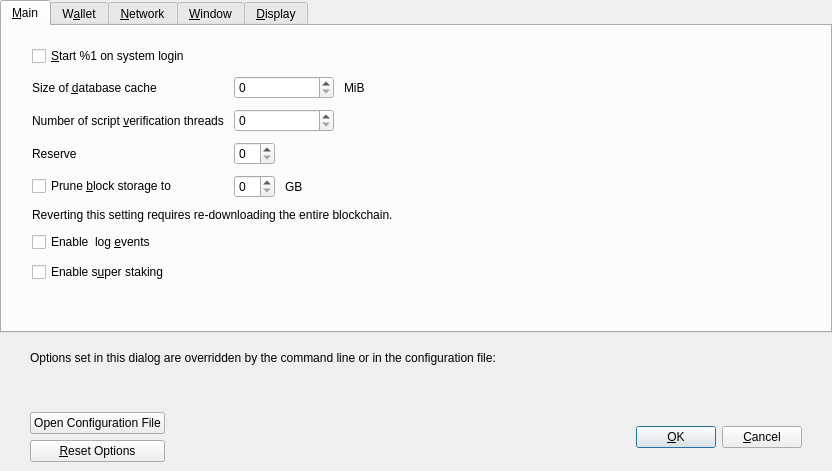
<?xml version="1.0" encoding="UTF-8"?>
<ui version="4.0">
 <class>OptionsDialog</class>
 <widget class="QDialog" name="OptionsDialog">
  <property name="geometry">
   <rect>
    <x>0</x>
    <y>0</y>
    <width>832</width>
    <height>471</height>
   </rect>
  </property>
  <property name="windowTitle">
   <string>Options</string>
  </property>
  <property name="modal">
   <bool>true</bool>
  </property>
  <layout class="QVBoxLayout" name="verticalLayout">
   <property name="leftMargin">
    <number>0</number>
   </property>
   <property name="topMargin">
    <number>0</number>
   </property>
   <property name="rightMargin">
    <number>0</number>
   </property>
   <property name="bottomMargin">
    <number>0</number>
   </property>
   <item>
    <widget class="QTabWidget" name="tabWidget">
     <property name="currentIndex">
      <number>0</number>
     </property>
     <widget class="QWidget" name="tabMain">
      <attribute name="title">
       <string>&amp;Main</string>
      </attribute>
      <layout class="QVBoxLayout" name="verticalLayout_3">
       <property name="spacing">
        <number>10</number>
       </property>
       <property name="leftMargin">
        <number>30</number>
       </property>
       <property name="topMargin">
        <number>20</number>
       </property>
       <property name="rightMargin">
        <number>30</number>
       </property>
       <property name="bottomMargin">
        <number>20</number>
       </property>
       <item>
        <widget class="QCheckBox" name="bitcoinAtStartup">
         <property name="toolTip">
          <string>Automatically start %1 after logging in to the system.</string>
         </property>
         <property name="text">
          <string>&amp;Start %1 on system login</string>
         </property>
        </widget>
       </item>
       <item>
        <layout class="QGridLayout" name="gridLayout">
         <property name="verticalSpacing">
          <number>10</number>
         </property>
         <item row="4" column="0" colspan="2">
          <widget class="QLabel" name="pruneWarning">
           <property name="text">
            <string>Reverting this setting requires re-downloading the entire blockchain.</string>
           </property>
           <property name="textFormat">
            <enum>Qt::PlainText</enum>
           </property>
          </widget>
         </item>
         <item row="1" column="0">
          <widget class="QLabel" name="threadsScriptVerifLabel">
           <property name="text">
            <string>Number of script &amp;verification threads</string>
           </property>
           <property name="textFormat">
            <enum>Qt::PlainText</enum>
           </property>
           <property name="buddy">
            <cstring>threadsScriptVerif</cstring>
           </property>
          </widget>
         </item>
         <item row="2" column="0">
          <widget class="QLabel" name="reserveBalanceLabel">
           <property name="text">
            <string>Reserve</string>
           </property>
           <property name="textFormat">
            <enum>Qt::PlainText</enum>
           </property>
           <property name="buddy">
            <cstring>threadsScriptVerif</cstring>
           </property>
          </widget>
         </item>
         <item row="0" column="1">
          <layout class="QHBoxLayout" name="horizontalLayout_2_Main">
           <item>
            <widget class="QSpinBox" name="databaseCache">
             <property name="minimumSize">
              <size>
               <width>100</width>
               <height>0</height>
              </size>
             </property>
            </widget>
           </item>
           <item>
            <widget class="QLabel" name="databaseCacheUnitLabel">
             <property name="text">
              <string>MiB</string>
             </property>
             <property name="textFormat">
              <enum>Qt::PlainText</enum>
             </property>
            </widget>
           </item>
           <item>
            <spacer name="horizontalSpacer_2_Main">
             <property name="orientation">
              <enum>Qt::Horizontal</enum>
             </property>
             <property name="sizeHint" stdset="0">
              <size>
               <width>40</width>
               <height>20</height>
              </size>
             </property>
            </spacer>
           </item>
          </layout>
         </item>
         <item row="0" column="0">
          <widget class="QLabel" name="databaseCacheLabel">
           <property name="text">
            <string>Size of &amp;database cache</string>
           </property>
           <property name="textFormat">
            <enum>Qt::PlainText</enum>
           </property>
           <property name="buddy">
            <cstring>databaseCache</cstring>
           </property>
          </widget>
         </item>
         <item row="2" column="1">
          <layout class="QHBoxLayout" name="horizontalLayout_3_Main_3">
           <item>
            <widget class="BitcoinAmountField" name="reserveBalance">
             <property name="toolTip">
              <string>Reserve amount that will not be used for staking</string>
             </property>
            </widget>
           </item>
           <item>
            <spacer name="horizontalSpacer_3_Main_3">
             <property name="orientation">
              <enum>Qt::Horizontal</enum>
             </property>
             <property name="sizeHint" stdset="0">
              <size>
               <width>40</width>
               <height>0</height>
              </size>
             </property>
            </spacer>
           </item>
          </layout>
         </item>
         <item row="1" column="1">
          <layout class="QHBoxLayout" name="horizontalLayout_3_Main">
           <item>
            <widget class="QSpinBox" name="threadsScriptVerif">
             <property name="minimumSize">
              <size>
               <width>100</width>
               <height>0</height>
              </size>
             </property>
             <property name="toolTip">
              <string>(0 = auto, &lt;0 = leave that many cores free)</string>
             </property>
            </widget>
           </item>
           <item>
            <spacer name="horizontalSpacer_3_Main">
             <property name="orientation">
              <enum>Qt::Horizontal</enum>
             </property>
             <property name="sizeHint" stdset="0">
              <size>
               <width>40</width>
               <height>20</height>
              </size>
             </property>
            </spacer>
           </item>
          </layout>
         </item>
         <item row="3" column="0">
          <widget class="QCheckBox" name="prune">
           <property name="toolTip">
            <string>Disables some advanced features but all blocks will still be fully validated. Reverting this setting requires re-downloading the entire blockchain. Actual disk usage may be somewhat higher.</string>
           </property>
           <property name="text">
            <string>Prune &amp;block storage to</string>
           </property>
          </widget>
         </item>
         <item row="3" column="1">
          <layout class="QHBoxLayout" name="horizontalLayout_Main_Prune">
           <item>
            <widget class="QSpinBox" name="pruneSize"/>
           </item>
           <item>
            <widget class="QLabel" name="pruneSizeUnitLabel">
             <property name="text">
              <string>GB</string>
             </property>
             <property name="textFormat">
              <enum>Qt::PlainText</enum>
             </property>
            </widget>
           </item>
           <item>
            <spacer name="horizontalSpacer_Main_Prune">
             <property name="orientation">
              <enum>Qt::Horizontal</enum>
             </property>
             <property name="sizeHint" stdset="0">
              <size>
               <width>40</width>
               <height>20</height>
              </size>
             </property>
            </spacer>
           </item>
          </layout>
         </item>
        </layout>
       </item>
       <item>
        <widget class="QCheckBox" name="logEvents">
         <property name="text">
          <string>Enable  log &amp;events</string>
         </property>
        </widget>
       </item>
       <item>
        <widget class="QCheckBox" name="superStaking">
         <property name="text">
          <string>Enable s&amp;uper staking</string>
         </property>
        </widget>
       </item>
       <item>
        <spacer name="verticalSpacer_Main">
         <property name="orientation">
          <enum>Qt::Vertical</enum>
         </property>
         <property name="sizeHint" stdset="0">
          <size>
           <width>20</width>
           <height>40</height>
          </size>
         </property>
        </spacer>
       </item>
      </layout>
     </widget>
     <widget class="QWidget" name="tabWallet">
      <attribute name="title">
       <string>W&amp;allet</string>
      </attribute>
      <layout class="QVBoxLayout" name="verticalLayout_Wallet">
       <property name="spacing">
        <number>10</number>
       </property>
       <property name="leftMargin">
        <number>30</number>
       </property>
       <property name="topMargin">
        <number>20</number>
       </property>
       <property name="rightMargin">
        <number>30</number>
       </property>
       <property name="bottomMargin">
        <number>20</number>
       </property>
       <item>
        <widget class="QGroupBox" name="groupBox">
         <property name="title">
          <string>Expert</string>
         </property>
         <layout class="QVBoxLayout" name="verticalLayout_2">
          <property name="spacing">
           <number>10</number>
          </property>
          <item>
           <widget class="QCheckBox" name="coinControlFeatures">
            <property name="toolTip">
             <string>Whether to show coin control features or not.</string>
            </property>
            <property name="text">
             <string>Enable coin &amp;control features</string>
            </property>
           </widget>
          </item>
          <item>
           <widget class="QCheckBox" name="spendZeroConfChange">
            <property name="toolTip">
             <string>If you disable the spending of unconfirmed change, the change from a transaction cannot be used until that transaction has at least one confirmation. This also affects how your balance is computed.</string>
            </property>
            <property name="text">
             <string>&amp;Spend unconfirmed change</string>
            </property>
           </widget>
          </item>
          <item>
           <widget class="QCheckBox" name="zeroBalanceAddressToken">
            <property name="text">
             <string>Enable &amp;zero balance for receiver token address</string>
            </property>
           </widget>
          </item>
          <item>
           <widget class="QCheckBox" name="useChangeAddress">
            <property name="text">
             <string>Use change &amp;address</string>
            </property>
           </widget>
          </item>
          <item>
           <widget class="QCheckBox" name="checkForUpdates">
            <property name="text">
             <string>Check for &amp;updates</string>
            </property>
           </widget>
          </item>
         </layout>
        </widget>
       </item>
       <item>
        <spacer name="verticalSpacer_Wallet">
         <property name="orientation">
          <enum>Qt::Vertical</enum>
         </property>
         <property name="sizeHint" stdset="0">
          <size>
           <width>20</width>
           <height>40</height>
          </size>
         </property>
        </spacer>
       </item>
      </layout>
     </widget>
     <widget class="QWidget" name="tabNetwork">
      <attribute name="title">
       <string>&amp;Network</string>
      </attribute>
      <layout class="QVBoxLayout" name="verticalLayout_Network">
       <property name="spacing">
        <number>10</number>
       </property>
       <property name="leftMargin">
        <number>30</number>
       </property>
       <property name="topMargin">
        <number>20</number>
       </property>
       <property name="rightMargin">
        <number>30</number>
       </property>
       <property name="bottomMargin">
        <number>20</number>
       </property>
       <item>
        <widget class="QCheckBox" name="mapPortUpnp">
         <property name="toolTip">
          <string>Automatically open the Revo client port on the router. This only works when your router supports UPnP and it is enabled.</string>
         </property>
         <property name="text">
          <string>Map port using &amp;UPnP</string>
         </property>
        </widget>
       </item>
       <item>
        <widget class="QCheckBox" name="allowIncoming">
         <property name="toolTip">
          <string>Accept connections from outside.</string>
         </property>
         <property name="text">
          <string>Allow incomin&amp;g connections</string>
         </property>
        </widget>
       </item>
       <item>
        <widget class="QCheckBox" name="connectSocks">
         <property name="toolTip">
          <string>Connect to the Revo network through a SOCKS5 proxy.</string>
         </property>
         <property name="text">
          <string>&amp;Connect through SOCKS5 proxy (default proxy):</string>
         </property>
        </widget>
       </item>
       <item>
        <layout class="QHBoxLayout" name="horizontalLayout_1_Network">
         <item>
          <widget class="QLabel" name="proxyIpLabel">
           <property name="text">
            <string>Proxy &amp;IP:</string>
           </property>
           <property name="textFormat">
            <enum>Qt::PlainText</enum>
           </property>
           <property name="buddy">
            <cstring>proxyIp</cstring>
           </property>
          </widget>
         </item>
         <item>
          <widget class="QValidatedLineEdit" name="proxyIp">
           <property name="minimumSize">
            <size>
             <width>140</width>
             <height>0</height>
            </size>
           </property>
           <property name="maximumSize">
            <size>
             <width>140</width>
             <height>16777215</height>
            </size>
           </property>
           <property name="toolTip">
            <string>IP address of the proxy (e.g. IPv4: 127.0.0.1 / IPv6: ::1)</string>
           </property>
          </widget>
         </item>
         <item>
          <widget class="QLabel" name="proxyPortLabel">
           <property name="text">
            <string>&amp;Port:</string>
           </property>
           <property name="textFormat">
            <enum>Qt::PlainText</enum>
           </property>
           <property name="buddy">
            <cstring>proxyPort</cstring>
           </property>
          </widget>
         </item>
         <item>
          <widget class="QLineEdit" name="proxyPort">
           <property name="minimumSize">
            <size>
             <width>55</width>
             <height>0</height>
            </size>
           </property>
           <property name="maximumSize">
            <size>
             <width>55</width>
             <height>16777215</height>
            </size>
           </property>
           <property name="toolTip">
            <string>Port of the proxy (e.g. 9050)</string>
           </property>
          </widget>
         </item>
         <item>
          <spacer name="horizontalSpacer_1_Network">
           <property name="orientation">
            <enum>Qt::Horizontal</enum>
           </property>
           <property name="sizeHint" stdset="0">
            <size>
             <width>40</width>
             <height>20</height>
            </size>
           </property>
          </spacer>
         </item>
        </layout>
       </item>
       <item>
        <layout class="QHBoxLayout" name="horizontalLayout_2_Network">
         <item>
          <widget class="QLabel" name="proxyActiveNets">
           <property name="text">
            <string>Used for reaching peers via:</string>
           </property>
           <property name="textFormat">
            <enum>Qt::PlainText</enum>
           </property>
          </widget>
         </item>
         <item>
          <widget class="QCheckBox" name="proxyReachIPv4">
           <property name="enabled">
            <bool>false</bool>
           </property>
           <property name="toolTip">
            <string>Shows if the supplied default SOCKS5 proxy is used to reach peers via this network type.</string>
           </property>
           <property name="text">
            <string/>
           </property>
          </widget>
         </item>
         <item>
          <widget class="QLabel" name="proxyReachIPv4Label">
           <property name="text">
            <string>IPv4</string>
           </property>
           <property name="textFormat">
            <enum>Qt::PlainText</enum>
           </property>
          </widget>
         </item>
         <item>
          <widget class="QCheckBox" name="proxyReachIPv6">
           <property name="enabled">
            <bool>false</bool>
           </property>
           <property name="toolTip">
            <string>Shows if the supplied default SOCKS5 proxy is used to reach peers via this network type.</string>
           </property>
           <property name="text">
            <string/>
           </property>
          </widget>
         </item>
         <item>
          <widget class="QLabel" name="proxyReachIPv6Label">
           <property name="text">
            <string>IPv6</string>
           </property>
           <property name="textFormat">
            <enum>Qt::PlainText</enum>
           </property>
          </widget>
         </item>
         <item>
          <widget class="QCheckBox" name="proxyReachTor">
           <property name="enabled">
            <bool>false</bool>
           </property>
           <property name="toolTip">
            <string>Shows if the supplied default SOCKS5 proxy is used to reach peers via this network type.</string>
           </property>
           <property name="text">
            <string/>
           </property>
          </widget>
         </item>
         <item>
          <widget class="QLabel" name="proxyReachTorLabel">
           <property name="text">
            <string>Tor</string>
           </property>
           <property name="textFormat">
            <enum>Qt::PlainText</enum>
           </property>
          </widget>
         </item>
         <item>
          <spacer name="horizontalSpacer_2_Network">
           <property name="orientation">
            <enum>Qt::Horizontal</enum>
           </property>
           <property name="sizeHint" stdset="0">
            <size>
             <width>40</width>
             <height>20</height>
            </size>
           </property>
          </spacer>
         </item>
        </layout>
       </item>
       <item>
        <widget class="QCheckBox" name="connectSocksTor">
         <property name="toolTip">
          <string>Connect to the Revo network through a separate SOCKS5 proxy for Tor hidden services.</string>
         </property>
         <property name="text">
          <string>Use separate SOCKS&amp;5 proxy to reach peers via Tor hidden services:</string>
         </property>
        </widget>
       </item>
       <item>
        <layout class="QHBoxLayout" name="horizontalLayout_3_Network">
         <item>
          <widget class="QLabel" name="proxyIpTorLabel">
           <property name="text">
            <string>Proxy &amp;IP:</string>
           </property>
           <property name="textFormat">
            <enum>Qt::PlainText</enum>
           </property>
           <property name="buddy">
            <cstring>proxyIpTor</cstring>
           </property>
          </widget>
         </item>
         <item>
          <widget class="QValidatedLineEdit" name="proxyIpTor">
           <property name="minimumSize">
            <size>
             <width>140</width>
             <height>0</height>
            </size>
           </property>
           <property name="maximumSize">
            <size>
             <width>140</width>
             <height>16777215</height>
            </size>
           </property>
           <property name="toolTip">
            <string>IP address of the proxy (e.g. IPv4: 127.0.0.1 / IPv6: ::1)</string>
           </property>
          </widget>
         </item>
         <item>
          <widget class="QLabel" name="proxyPortTorLabel">
           <property name="text">
            <string>&amp;Port:</string>
           </property>
           <property name="textFormat">
            <enum>Qt::PlainText</enum>
           </property>
           <property name="buddy">
            <cstring>proxyPortTor</cstring>
           </property>
          </widget>
         </item>
         <item>
          <widget class="QLineEdit" name="proxyPortTor">
           <property name="minimumSize">
            <size>
             <width>55</width>
             <height>0</height>
            </size>
           </property>
           <property name="maximumSize">
            <size>
             <width>55</width>
             <height>16777215</height>
            </size>
           </property>
           <property name="toolTip">
            <string>Port of the proxy (e.g. 9050)</string>
           </property>
          </widget>
         </item>
         <item>
          <spacer name="horizontalSpacer_4_Network">
           <property name="orientation">
            <enum>Qt::Horizontal</enum>
           </property>
           <property name="sizeHint" stdset="0">
            <size>
             <width>40</width>
             <height>20</height>
            </size>
           </property>
          </spacer>
         </item>
        </layout>
       </item>
       <item>
        <spacer name="verticalSpacer_Network">
         <property name="orientation">
          <enum>Qt::Vertical</enum>
         </property>
         <property name="sizeHint" stdset="0">
          <size>
           <width>20</width>
           <height>40</height>
          </size>
         </property>
        </spacer>
       </item>
      </layout>
     </widget>
     <widget class="QWidget" name="tabWindow">
      <attribute name="title">
       <string>&amp;Window</string>
      </attribute>
      <layout class="QVBoxLayout" name="verticalLayout_Window">
       <property name="spacing">
        <number>10</number>
       </property>
       <property name="leftMargin">
        <number>30</number>
       </property>
       <property name="topMargin">
        <number>20</number>
       </property>
       <property name="rightMargin">
        <number>30</number>
       </property>
       <property name="bottomMargin">
        <number>20</number>
       </property>
       <item>
        <widget class="QCheckBox" name="hideTrayIcon">
         <property name="toolTip">
          <string>Hide the icon from the system tray.</string>
         </property>
         <property name="text">
          <string>&amp;Hide tray icon</string>
         </property>
        </widget>
       </item>
       <item>
        <widget class="QCheckBox" name="minimizeToTray">
         <property name="toolTip">
          <string>Show only a tray icon after minimizing the window.</string>
         </property>
         <property name="text">
          <string>&amp;Minimize to the tray instead of the taskbar</string>
         </property>
        </widget>
       </item>
       <item>
        <widget class="QCheckBox" name="minimizeOnClose">
         <property name="toolTip">
          <string>Minimize instead of exit the application when the window is closed. When this option is enabled, the application will be closed only after selecting Exit in the menu.</string>
         </property>
         <property name="text">
          <string>M&amp;inimize on close</string>
         </property>
        </widget>
       </item>
       <item>
        <spacer name="verticalSpacer_Window">
         <property name="orientation">
          <enum>Qt::Vertical</enum>
         </property>
         <property name="sizeHint" stdset="0">
          <size>
           <width>20</width>
           <height>40</height>
          </size>
         </property>
        </spacer>
       </item>
      </layout>
     </widget>
     <widget class="QWidget" name="tabDisplay">
      <attribute name="title">
       <string>&amp;Display</string>
      </attribute>
      <layout class="QVBoxLayout" name="verticalLayout_Display">
       <property name="spacing">
        <number>10</number>
       </property>
       <property name="leftMargin">
        <number>30</number>
       </property>
       <property name="topMargin">
        <number>20</number>
       </property>
       <property name="rightMargin">
        <number>30</number>
       </property>
       <property name="bottomMargin">
        <number>20</number>
       </property>
       <item>
        <layout class="QGridLayout" name="gridLayout_2">
         <property name="verticalSpacing">
          <number>10</number>
         </property>
         <item row="0" column="0">
          <widget class="QLabel" name="langLabel">
           <property name="text">
            <string>User Interface &amp;language:</string>
           </property>
           <property name="textFormat">
            <enum>Qt::PlainText</enum>
           </property>
           <property name="buddy">
            <cstring>lang</cstring>
           </property>
          </widget>
         </item>
         <item row="0" column="1">
          <widget class="QValueComboBox" name="lang">
           <property name="toolTip">
            <string>The user interface language can be set here. This setting will take effect after restarting %1.</string>
           </property>
          </widget>
         </item>
         <item row="1" column="0">
          <widget class="QLabel" name="unitLabel">
           <property name="text">
            <string>&amp;Unit to show amounts in:</string>
           </property>
           <property name="textFormat">
            <enum>Qt::PlainText</enum>
           </property>
           <property name="buddy">
            <cstring>unit</cstring>
           </property>
          </widget>
         </item>
         <item row="2" column="0">
          <widget class="QLabel" name="thirdPartyTxUrlsLabel">
           <property name="toolTip">
            <string>Third party URLs (e.g. a block explorer) that appear in the transactions tab as context menu items. %s in the URL is replaced by transaction hash. Multiple URLs are separated by vertical bar |.</string>
           </property>
           <property name="text">
            <string>&amp;Third party transaction URLs</string>
           </property>
           <property name="buddy">
            <cstring>thirdPartyTxUrls</cstring>
           </property>
          </widget>
         </item>
         <item row="1" column="1">
          <widget class="QValueComboBox" name="unit">
           <property name="toolTip">
            <string>Choose the default subdivision unit to show in the interface and when sending coins.</string>
           </property>
          </widget>
         </item>
         <item row="2" column="1">
          <widget class="QLineEdit" name="thirdPartyTxUrls">
           <property name="toolTip">
            <string>Third party URLs (e.g. a block explorer) that appear in the transactions tab as context menu items. %s in the URL is replaced by transaction hash. Multiple URLs are separated by vertical bar |.</string>
           </property>
           <property name="placeholderText">
            <string notr="true">https://example.com/tx/%s</string>
           </property>
          </widget>
         </item>
         <item row="3" column="0">
          <widget class="QLabel" name="themeLabel">
           <property name="text">
            <string>User Interface &amp;style:</string>
           </property>
           <property name="textFormat">
            <enum>Qt::PlainText</enum>
           </property>
           <property name="buddy">
            <cstring>lang</cstring>
           </property>
          </widget>
         </item>
         <item row="3" column="1">
          <widget class="QValueComboBox" name="theme">
           <property name="toolTip">
            <string>The user interface style can be set here. This setting will take effect after restarting %1.</string>
           </property>
          </widget>
         </item>
        </layout>
       </item>
       <item>
        <spacer name="verticalSpacer_Display">
         <property name="orientation">
          <enum>Qt::Vertical</enum>
         </property>
         <property name="sizeHint" stdset="0">
          <size>
           <width>20</width>
           <height>40</height>
          </size>
         </property>
        </spacer>
       </item>
      </layout>
     </widget>
    </widget>
   </item>
   <item>
    <widget class="QFrame" name="frame">
     <layout class="QVBoxLayout" name="verticalLayout_Bottom">
      <property name="leftMargin">
       <number>30</number>
      </property>
      <property name="rightMargin">
       <number>30</number>
      </property>
      <item>
       <layout class="QHBoxLayout" name="horizontalLayout_Bottom">
        <item>
         <widget class="QLabel" name="overriddenByCommandLineInfoLabel">
          <property name="text">
           <string>Options set in this dialog are overridden by the command line or in the configuration file:</string>
          </property>
          <property name="textFormat">
           <enum>Qt::PlainText</enum>
          </property>
         </widget>
        </item>
        <item>
         <spacer name="horizontalSpacer_Bottom">
          <property name="orientation">
           <enum>Qt::Horizontal</enum>
          </property>
          <property name="sizeHint" stdset="0">
           <size>
            <width>40</width>
            <height>20</height>
           </size>
          </property>
         </spacer>
        </item>
       </layout>
      </item>
      <item>
       <widget class="QLabel" name="overriddenByCommandLineLabel">
        <property name="text">
         <string/>
        </property>
        <property name="textFormat">
         <enum>Qt::PlainText</enum>
        </property>
        <property name="wordWrap">
         <bool>true</bool>
        </property>
       </widget>
      </item>
     </layout>
    </widget>
   </item>
   <item>
    <widget class="QWidget" name="buttonsContainerWhite" native="true">
     <layout class="QHBoxLayout" name="horizontalLayout_2">
      <property name="leftMargin">
       <number>30</number>
      </property>
      <property name="rightMargin">
       <number>30</number>
      </property>
      <item>
       <layout class="QVBoxLayout" name="verticalLayout_Buttons">
        <item>
         <widget class="QPushButton" name="openBitcoinConfButton">
          <property name="toolTip">
           <string>Open the %1 configuration file from the working directory.</string>
          </property>
          <property name="text">
           <string>Open Configuration File</string>
          </property>
          <property name="autoDefault">
           <bool>false</bool>
          </property>
         </widget>
        </item>
        <item>
         <widget class="QPushButton" name="resetButton">
          <property name="toolTip">
           <string>Reset all client options to default.</string>
          </property>
          <property name="text">
           <string>&amp;Reset Options</string>
          </property>
          <property name="autoDefault">
           <bool>false</bool>
          </property>
         </widget>
        </item>
       </layout>
      </item>
      <item>
       <spacer name="horizontalSpacer_3">
        <property name="orientation">
         <enum>Qt::Horizontal</enum>
        </property>
        <property name="sizeHint" stdset="0">
         <size>
          <width>20</width>
          <height>20</height>
         </size>
        </property>
       </spacer>
      </item>
      <item>
       <widget class="QLabel" name="statusLabel">
        <property name="minimumSize">
         <size>
          <width>200</width>
          <height>0</height>
         </size>
        </property>
        <property name="font">
         <font>
          <weight>75</weight>
          <bold>true</bold>
         </font>
        </property>
        <property name="text">
         <string/>
        </property>
        <property name="textFormat">
         <enum>Qt::PlainText</enum>
        </property>
        <property name="wordWrap">
         <bool>true</bool>
        </property>
       </widget>
      </item>
      <item>
       <spacer name="horizontalSpacer">
        <property name="orientation">
         <enum>Qt::Horizontal</enum>
        </property>
        <property name="sizeHint" stdset="0">
         <size>
          <width>20</width>
          <height>20</height>
         </size>
        </property>
       </spacer>
      </item>
      <item>
       <widget class="QPushButton" name="okButton">
        <property name="text">
         <string>&amp;OK</string>
        </property>
        <property name="autoDefault">
         <bool>false</bool>
        </property>
        <property name="default">
         <bool>true</bool>
        </property>
       </widget>
      </item>
      <item>
       <widget class="QPushButton" name="cancelButton">
        <property name="text">
         <string>&amp;Cancel</string>
        </property>
        <property name="autoDefault">
         <bool>false</bool>
        </property>
       </widget>
      </item>
     </layout>
    </widget>
   </item>
  </layout>
 </widget>
 <customwidgets>
  <customwidget>
   <class>QValidatedLineEdit</class>
   <extends>QLineEdit</extends>
   <header>qt/qvalidatedlineedit.h</header>
  </customwidget>
  <customwidget>
   <class>QValueComboBox</class>
   <extends>QComboBox</extends>
   <header>qt/qvaluecombobox.h</header>
  </customwidget>
  <customwidget>
   <class>BitcoinAmountField</class>
   <extends>QSpinBox</extends>
   <header>qt/bitcoinamountfield.h</header>
  </customwidget>
 </customwidgets>
 <resources/>
 <connections/>
</ui>
